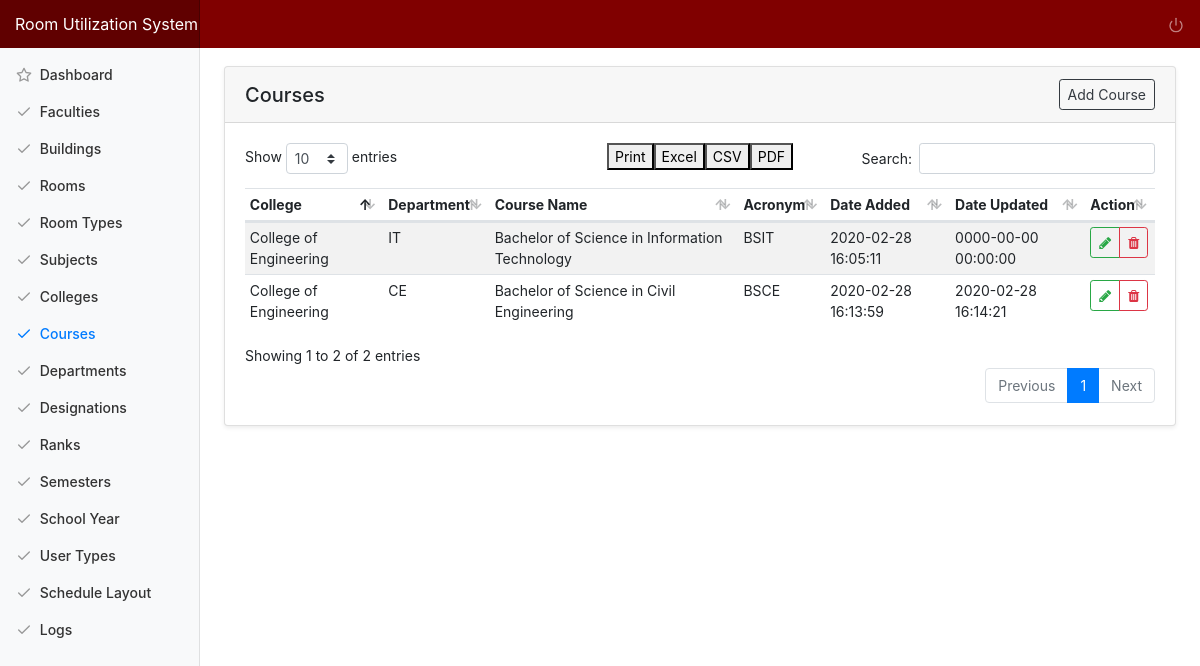
The page /index.php/admin/course on the database its author committed.
### tables this page shows
CREATE TABLE `tbl_course` (
  `course_id` int(10) NOT NULL,
  `college_id` int(10) NOT NULL,
  `department_id` int(11) NOT NULL,
  `course_name` varchar(255) NOT NULL,
  `course_abbr` varchar(20) NOT NULL,
  `course_added` datetime NOT NULL DEFAULT current_timestamp(),
  `course_modified` datetime NOT NULL DEFAULT '0000-00-00 00:00:00' ON UPDATE current_timestamp()
);

CREATE TABLE `tbl_college` (
  `college_id` int(11) NOT NULL,
  `college_name` varchar(250) NOT NULL,
  `college_abbr` varchar(20) NOT NULL,
  `college_added` datetime NOT NULL DEFAULT current_timestamp(),
  `college_modified` datetime NOT NULL DEFAULT '0000-00-00 00:00:00' ON UPDATE current_timestamp()
);

CREATE TABLE `tbl_department` (
  `department_id` int(10) NOT NULL,
  `college_id` int(11) NOT NULL,
  `department_name` varchar(255) NOT NULL,
  `department_added` datetime NOT NULL DEFAULT current_timestamp(),
  `department_modified` datetime NOT NULL DEFAULT '0000-00-00 00:00:00' ON UPDATE current_timestamp()
);

### application/controllers/Admin.php (called while the page is built, shortened)
<?php
class Admin extends CI_Controller {
	public function course(){
		$data['title'] = "Courses";
		$data['colleges'] = $this->main_model->getColleges();
		$data['courses'] = $this->main_model->getCourses();
		$this->load->view('templates/header', $data);
		$this->load->view('admin/course');
		$this->load->view('templates/footer');
	}
}

### index.php (called while the page is built, shortened)
<?php
require_once BASEPATH.'core/CodeIgniter.php';

### application/models/Main_model.php (called while the page is built, shortened)
<?php defined('BASEPATH') OR exit('No direct script access allowed');
Class Main_model extends CI_Model{
	public function getCourses(){
		return $this->db->join('tbl_college', 'tbl_college.college_id = tbl_course.college_id')
										->join('tbl_department', 'tbl_department.department_id = tbl_course.department_id')
										->get('tbl_course')->result_array();
	}
}

### application/views/admin/course.php (the view, shortened to what this page needs)
<div class="container-fluid">
  <div class="row">
    <main role="main" class="col-md-9 ml-sm-auto col-lg-10 pt-4 px-4 mb-3">
      <div class="card shadow-sm">
			  <h5 class="card-header d-flex justify-content-between align-items-center">
          <?=$title?>
          <a href="#" class="btn btn-outline-dark btn-sm" data-toggle="modal" data-target="#modal_course_add">Add Course</a>
        </h5>
			  <div class="card-body">
          <table class="table table-striped table-hover table-sm">
            <thead>
              <tr>
                <th>College</th>
                <th>Department</th>
                <th>Course Name</th>
                <th>Acronym</th>
                <th>Date Added</th>
                <th>Date Updated</th>
                <th>Action</th>
              </tr>
            </thead>
            <tbody>
              <?php foreach ($courses as $row) {?>
              <tr>
                <td><?=$row['college_name']?></td>
                <td><?=$row['department_name']?></td>
                <td><?=$row['course_name']?></td>
                <td><?=$row['course_abbr']?></td>
                <td><?=$row['course_added']?></td>
                <td><?=$row['course_modified']?></td>
                <td>
                  <div class="btn-group" role="group">
                    <a href="#" class="btn btn-sm btn-outline-success action-btn updateCourse" id="<?=$row['course_id']?>//<?=$row['course_name']?>//<?=$row['college_id']?>//<?=$row['department_id']?>//<?=$row['course_abbr']?>" data-toggle="modal" data-target="#modal_course_update" data-toggle="tooltip" data-placement="top" title="Update Course">
                      <span class="fa fa-pencil"></span>
                    </a>
                    <a href="#" id="<?=base_url('admin/delete/course/'.$row['course_id'])?>" class="btn btn-sm btn-outline-danger action-btn delete" data-toggle="tooltip" data-placement="top" title="Delete Course">
                      <span class="fa fa-trash"></span>
                    </a>
                  </div>
                </td>
              </tr>
              <?php } ?>
            </tbody>
          </table>
			  </div>
			</div>
   </main>
  </div>
</div>

### assets/css/dashboard.css (style rules this page uses)
body { font-size: .875rem; }
[role="main"] { padding-top: 133px; }
@media (min-width: 768px) { [role="main"] { padding-top: 48px; } }

### assets/css/rus.css (style rules this page uses)
.btn-group-vertical>.btn, .btn-group>.btn { flex: 0 }

### rows shown on the page
tbl_course: college.college_name "College of Engineering", department.department_name "IT", course_name "Bachelor of Science in Information Technology", course_abbr "BSIT", course_added "2020-02-28 16:05:11", course_modified "0000-00-00 00:00:00"
tbl_course: college.college_name "College of Engineering", department.department_name "CE", course_name "Bachelor of Science in Civil Engineering", course_abbr "BSCE", course_added "2020-02-28 16:13:59", course_modified "2020-02-28 16:14:21"

### other values the page prints
$title "Courses"
